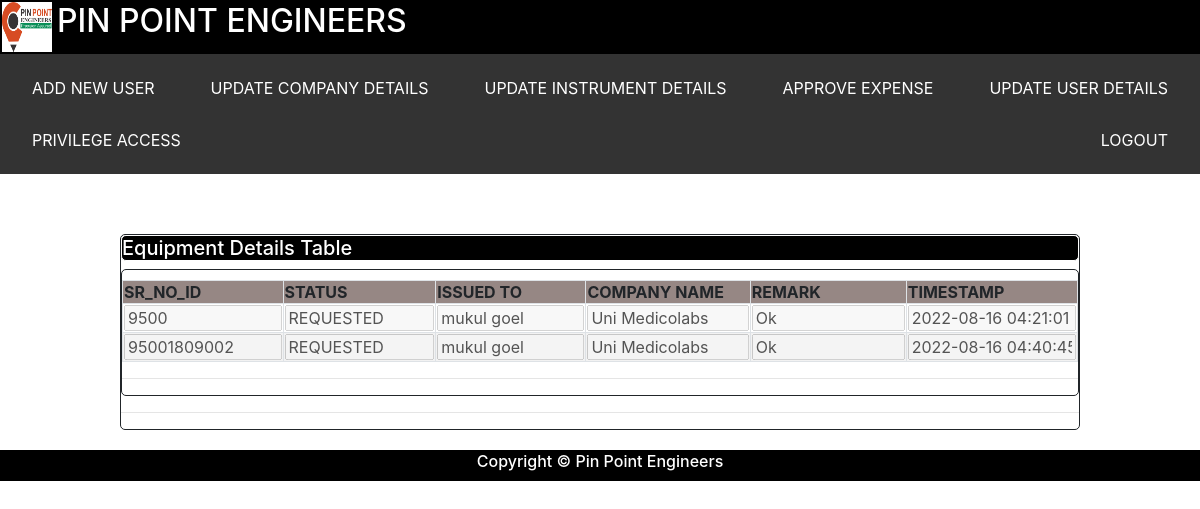
Page /elogbook (signed in) on the earlier database version.
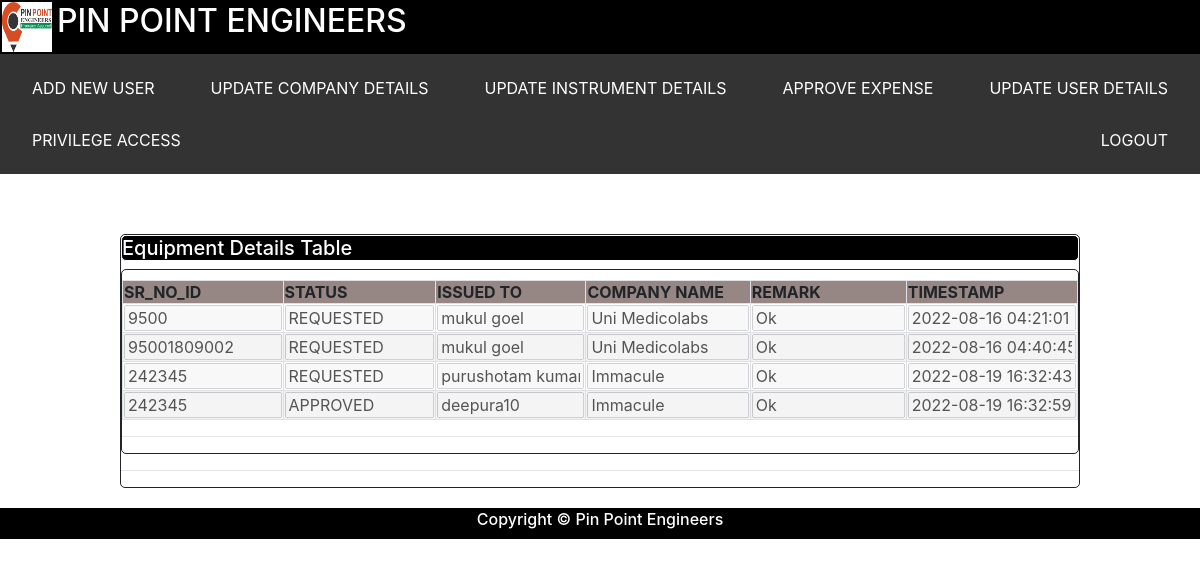
Same page on the later database version.
### tables this page shows
CREATE TABLE elogbook        
           (    
                SR_NO_ID varchar(255),
                STATUS varchar(255),
                ISSUED_TO varchar(255),
                COMPANY_NAME varchar(255),
                REMARK varchar(255),
                update_time varchar(255));

### app.py (the view)
@app.route("/elogbook")
def elogbook():
    if 'user' in session:
        session_var = session['user']
        role        = session_var["role"]
        logbook     = dbo.get_logBook()
        logbook     = logbook.to_dict('records')
        return make_response(render_template('ELOGBOOK/elogbook.html',logbook  = logbook, role = role),200)
    return make_response(render_template('LOGIN_PAGE/login.html'),200)

### db_dervices.py (called while the page is built)
    def get_logBook(self):
        try:
            stmt = "SELECT * from elogbook "
            cursor = self.conn.execute(stmt)
            equipment_list = []
            for row in cursor:
                equipment_list.append(list(row))
            equipment_frame = pd.DataFrame(equipment_list,columns = ['SR_NO_ID' ,'STATUS','ISSUED_TO' ,'COMPANY_NAME' , 'REMARK' ,'update_time'])
            return equipment_frame
        except Exception as e:
            return e

### templates/ELOGBOOK/elogbook.html (shortened to what this page needs)
<html>
<head>
	<link rel="stylesheet" type="text/css" href="static/css/bootstrap.min.css">
	<link rel="stylesheet" type="text/css" href="static/css/styles.css">
</head>
<body>
<my-header></my-header>
	<div id="frame_container">
		<h5 id = "container_header">Equipment Details Table</h5>
		<div id="data_frame">
			<div class="frame">
				<div class="sections">
					<table class="code_tbl table-striped table-bordered">
						<tr>
							<th>SR_NO_ID</th>
							<th>STATUS</th>
							<th>ISSUED TO </th>
							<th>COMPANY NAME</th>
							<th>REMARK</th>
							<th>TIMESTAMP</th>
						</tr>
						{% for log in logbook %}
						<tr>
							<td><input type="text" class="textfield" value="{{log.SR_NO_ID}}" disabled></td>
							<td><input type="text" class="textfield" value="{{log.STATUS}}" disabled></td>
							<td><input type="text" class="textfield" value="{{log.ISSUED_TO}}" disabled></td>
							<td><input type="text" class="textfield" value="{{log.COMPANY_NAME}}"disabled ></td>
							<td><input type="text" class="textfield" value="{{log.REMARK}}" disabled></td>
							<td><input type="text" class="textfield" value="{{log.update_time}}"disabled ></td>
							</tr>
						{% endfor %}
					</table>
					<hr size="10">
				</div>
			</div>
		</div>
		<hr size="10">
	</div>
<my-footer></my-footer>
</body>
</html>

### static/css/styles.css (style rules this page uses)
#frame_container { margin-top:5%; margin-left:10%; margin-right:10%; border-style: solid; border-width: 1px; border-radius: 5px; }
#container_header { border-style: solid; border-width: 1px; border-radius: 5px; background-color:#000000; color:#ffffff; display: flex; flex-wrap: wrap; }
#data_frame { width:100%; display:block; }
.frame { border-style: solid; border-width: 1px; border-radius: 5px; }
table { width:100%; }
.sections { padding-top:10px; }
th { background-color:#968784; }
input { width:100%; }

Differences in the rows shown:
added elogbook: SR_NO_ID "242345", STATUS "REQUESTED", ISSUED_TO "purushotam kumar", COMPANY_NAME "Immacule", REMARK "Ok", update_time "2022-08-19 16:32:43"
added elogbook: SR_NO_ID "242345", STATUS "APPROVED", ISSUED_TO "deepura10", COMPANY_NAME "Immacule", REMARK "Ok", update_time "2022-08-19 16:32:59"
